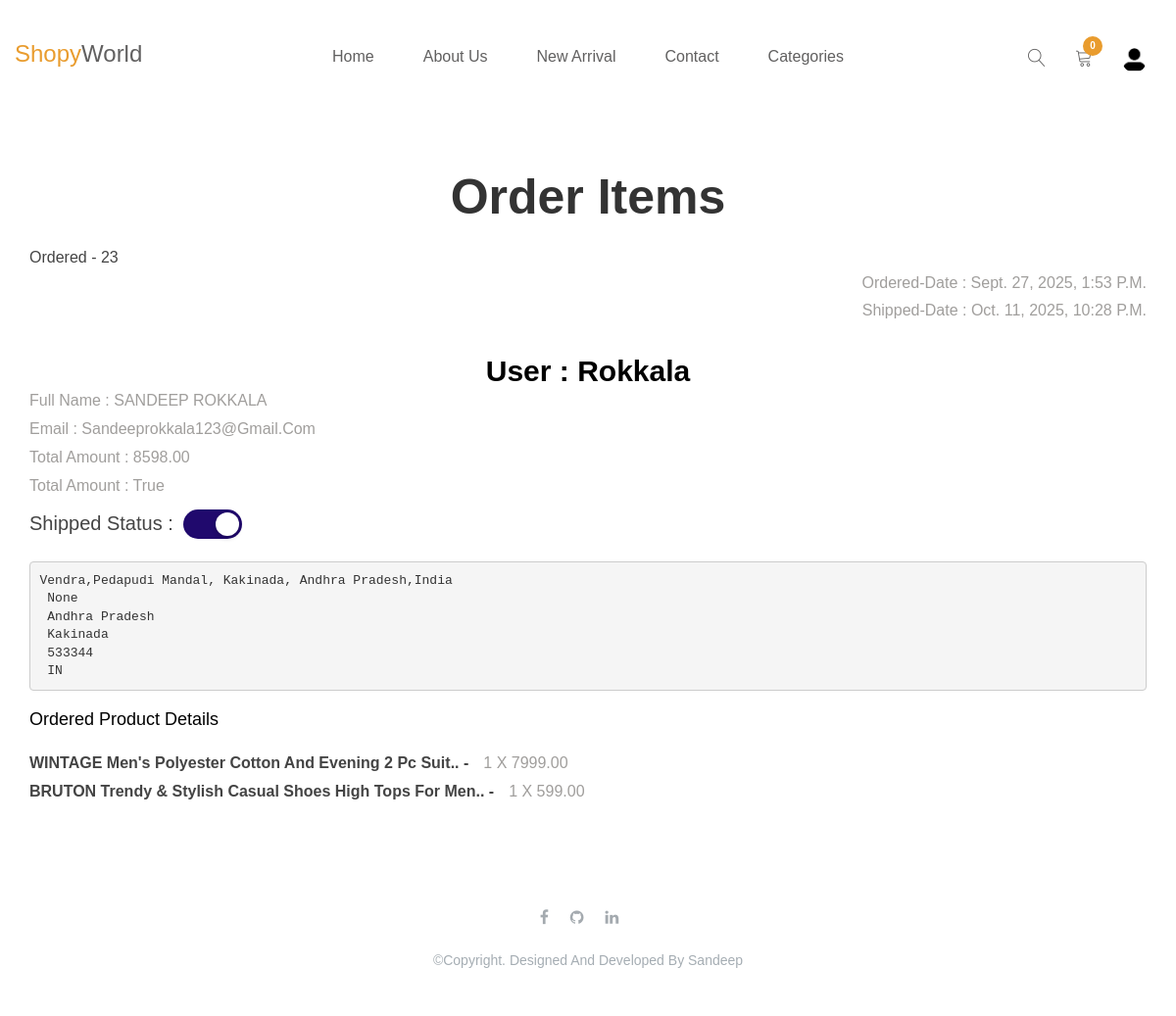
/payments/order/23 (signed in), run on the app's committed database.
### payment_app/models.py (models this page shows, shortened)
class Order(models.Model):
    user = models.ForeignKey(User, on_delete=models.CASCADE,null=True,blank=True,related_name='store_orders')
    full_name = models.CharField(max_length=255)
    email = models.CharField(max_length=255)
    Shipping_Address = models.TextField()
    amount_pay = models.DecimalField(max_digits=20,decimal_places=2)
    date_ordered = models.DateTimeField(auto_now_add=True)
    shipped = models.BooleanField(default=False)
    date_shipped = models.DateTimeField(blank=True,null=True)
    def __str__(self):
        return f'ordered - {self.id}'

class OrderItem(models.Model):
    user = models.ForeignKey(User, on_delete=models.CASCADE,null=True,blank=True,related_name='store_orderItem')
    product = models.ForeignKey(Product, on_delete=models.CASCADE,null=True,blank=True)
    order = models.ForeignKey(Order, on_delete=models.CASCADE,null=True,blank=True)
    quantity = models.PositiveBigIntegerField(default=1)
    price = models.DecimalField(max_digits=20,decimal_places=2)

### store/models.py (models this page shows, shortened)
class Product(models.Model):
    name = models.CharField(max_length=100)
    price = models.DecimalField(max_digits=10, decimal_places=2)
    category = models.ForeignKey(Category, on_delete=models.CASCADE, related_name='products')
    description = models.CharField(max_length=300, default='', blank=True, null=True)
    image = models.ImageField(upload_to='uploads/product/')
    sale = models.BooleanField(default=False)
    sale_price = models.DecimalField(max_digits=10, decimal_places=2, blank=True, null=True)

### payment_app/views.py (the view)
# urls.py: path('order/<int:pk>', views.orders, name='orders'),
def orders(request,pk):
    orders = Order.objects.get(id=pk)
    order_items = OrderItem.objects.filter(order=pk)
    if request.method == 'POST':
        if 'checkbox' in request.POST:
            orders.shipped = True
            orders.save()
    return render(request,'payment/orders.html',{'order':orders,'order_items':order_items})

### cart/cart.py (called while the page is built)
	def __len__(self):
		return sum(item['quantity'] for item in self.cart.values())

### cart/context_processors.py (called while the page is built)
def cart(request):
	return {'cart': Cart(request), 'cart_len':len(Cart(request))}

### templates/payment/orders.html (shortened to what this page needs)
{% extends "base.html" %}
{% block content %}
{% include "navbar.html" %}
<section id="about" class="about-section py-5">
  <div class="container">
    <h2 class="text-center mb-4"
        style="color: #333; font-family: 'Arial', sans-serif; font-size: 50px; font-weight: bold; margin-top:0;">
        Order Items
    </h2>
<br>
{{order}}
<div class="container-con">
  <div>
    <p style='text-align:end;'>Ordered-date : {{order.date_ordered}}</p>
    <p style='text-align:end;'>Shipped-date : {{order.date_shipped}}</p>
    <h3>User : {{order.user}}</h3>
    <p>Full Name : {{order.full_name}}</p>
    <p>Email : {{order.email}}</p>
    <p>Total Amount : {{order.amount_pay}}</p>
    <p>Total Amount : {{order.shipped}}</p>
    <div class="card"><span>Shipped Status :</span>
      <form method="POST" action="{% url "orders" order.id %}">
        {% if order.shipped %}
        <label for="check" class="button"></label>
        {% else %}
       <input type="checkbox" id="check" value='shipped' name="checkbox">
      <label for="check" class="button"></label>
      <button type="submit" class="save-btn">save</button>
      {% endif %}
    </form>
    </div>
    <pre>{{order.Shipping_Address}}</pre>
  </div>
  <div>
    <h4 style='margin-top:20px;margin-bottom:20px;'>Ordered Product Details</h4>
    {% for items in order_items %}
    <div style='
    display:flex;
    align-items:center;
    justify-content:start;
    gap:15px;
    '>
    <strong>{{items.product.name}}..  -</strong>
    <p>{{items.quantity}} x {{items.price}}</p>
    </div>
    {% endfor %}
  </div>
</div>
</section>
{% include "footer.html" %}
{% endblock %}

### static/assets/css/bootsnav.css (style rules this page uses)
body { -webkit-transition: all 0.3s ease-in-out; -moz-transition: all 0.3s ease-in-out; -o-transition: all 0.3s ease-in-out; -ms-transition: all 0.3s ease-in-out; transition: all 0.3s ease-in-out; }

### static/assets/css/style.css (style rules this page uses)
* { padding: 0; margin: 0; }
* { -webkit-box-sizing:border-box; -moz-box-sizing:border-box; -o-box-sizing:border-box; -ms-box-sizing:border-box; box-sizing:border-box; }
body { font-family: 'Roboto', sans-serif; font-size:16px; color:#a09e9c; background: #fff; text-transform: capitalize; max-width:1920px; margin:0 auto; overflow-x:hidden; }
h1,h2,h3,h4,h5,h6 { margin: 0; color:#5f5b57; font-size: 18px; font-weight: 500; }
p { margin: 0; color:#a09e9c; font-size:16px; line-height: 1.8; }
html,body { height: 100%; }

### static/assets/css/custom.css (style rules this page uses)
body { font-family: 'Poppins', sans-serif; }
h3 { text-align: center; font-family:Arial, Helvetica, sans-serif; font-size: 30px; font-weight: bold; margin-top: 30px; margin-bottom: 0; }

### templates/payment/orders.html (style rules this page uses)
.card { padding-top: 10px; padding-bottom: 10px; border-radius: 10px; font-size: 20px; display: flex; justify-content: start; align-items: center; gap: 10px; }
.button { background-color: #ccc; width: 60px; height: 30px; border-radius: 50px; position: relative; cursor: pointer; transition: background-color 0.3s ease; }
.button::before { content: ''; position: absolute; width: 24px; height: 24px; background-color: white; border-radius: 50%; top: 3px; left: 3px; transition: transform 0.3s ease; box-shadow: 0 2px 5px rgba(0,0,0,0.2); }
input:checked + .button { background-color: #20096d; }
input:checked + .button::before { transform: translateX(30px); }
span { margin-top: 0; margin-bottom: 14px; }

### data on the page
Order: id "Ordered - 23", date_ordered "Sept. 27, 2025, 1:53 P.m.", date_shipped "Oct. 11, 2025, 10:28 P.m.", user "Rokkala", full_name "SANDEEP ROKKALA", email "Sandeeprokkala123@gmail.com", amount_pay "8598.00", shipped "True", Shipping_Address "Vendra,pedapudi Mandal, Kakinada, Andhra Pradesh,india None Andhra Pradesh Kakinada 533344 IN"
OrderItem: product.name "WINTAGE Men's Polyester Cotton And Evening 2 Pc Suit", quantity "1", price "7999.00"
OrderItem: product.name "BRUTON Trendy & Stylish Casual Shoes High Tops For Men", quantity "1", price "599.00"

### other printed values
{{ cart_len }} "0"
